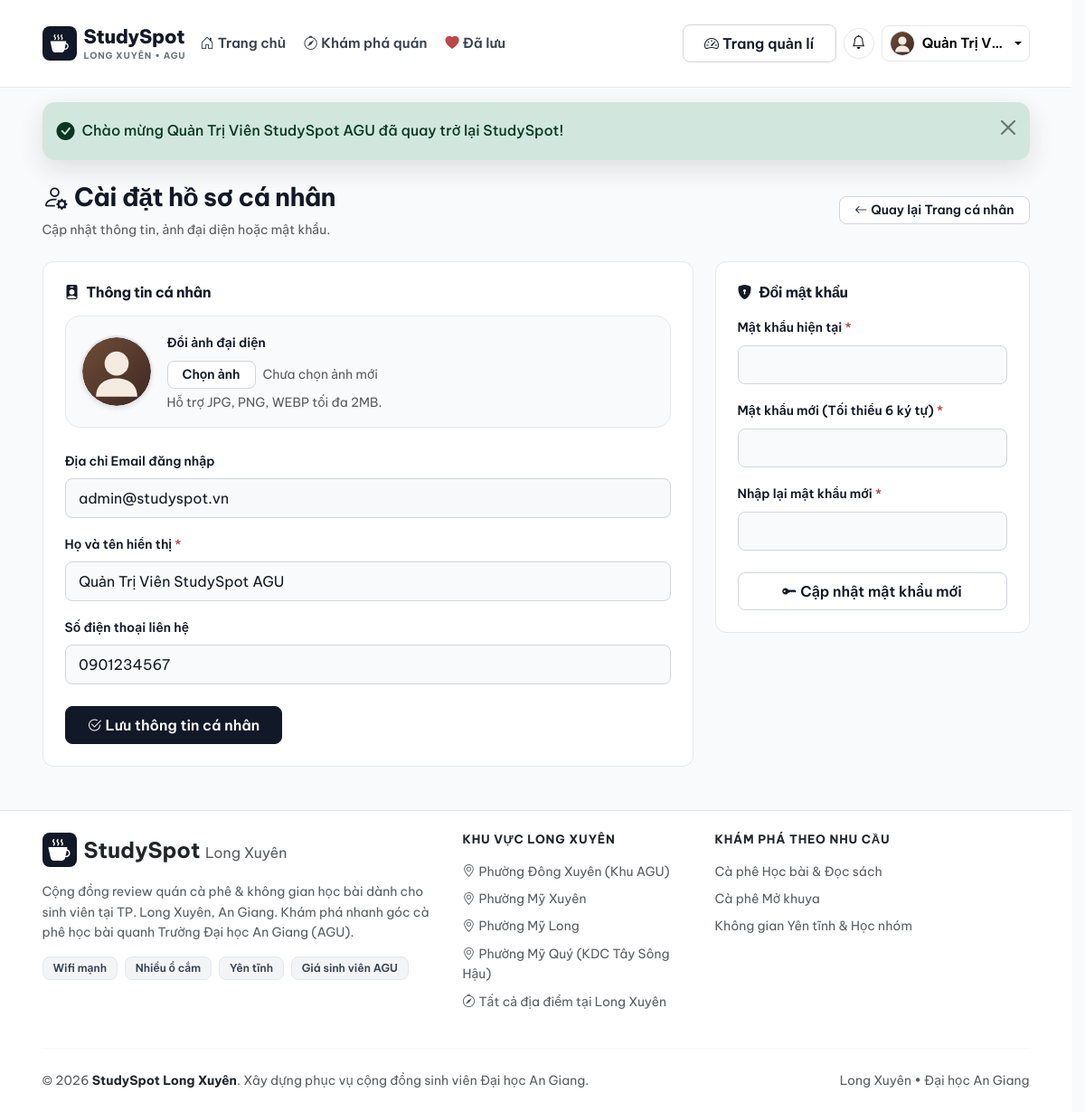
/profile/edit (signed in), run on the app's committed database.
### tables this page shows
CREATE TABLE `users` (
  `id` int(10) unsigned NOT NULL AUTO_INCREMENT,
  `name` varchar(100) NOT NULL COMMENT 'Họ và tên hiển thị',
  `email` varchar(150) NOT NULL COMMENT 'Email đăng nhập duy nhất',
  `password` varchar(255) NOT NULL COMMENT 'Mật khẩu mã hóa bằng password_hash',
  `phone` varchar(20) DEFAULT NULL COMMENT 'Số điện thoại liên hệ',
  `avatar` varchar(255) DEFAULT NULL COMMENT 'Đường dẫn ảnh đại diện',
  `role` enum('user','admin') NOT NULL DEFAULT 'user' COMMENT 'Vai trò người dùng',
  `status` enum('active','locked') NOT NULL DEFAULT 'active' COMMENT 'Trạng thái tài khoản',
  `created_at` datetime NOT NULL DEFAULT current_timestamp(),
  PRIMARY KEY (`id`),
  UNIQUE KEY `uk_users_email` (`email`),
  KEY `idx_users_role_status` (`role`,`status`)
);

### controllers/ProfileController.php (called while the page is built, shortened)
<?php
class ProfileController extends Controller
{
    private User $userModel;
    public function __construct()
    {
        $this->requireLogin();
        $this->userModel = new User();
    }
    public function edit(): void
    {
        $sessionUser = Session::user();
        $userId = (int) $sessionUser['id'];
        $user = $this->userModel->findById($userId);
        $errors = [];
        $this->render('profile/edit', [
            'pageTitle' => 'Chỉnh sửa Hồ sơ & Đổi mật khẩu',
            'user'      => $user,
            'errors'    => $errors,
        ]);
    }
}

### core/Router.php (called while the page is built, shortened)
<?php
class Router
{
    public function dispatch(): void
    {
        $actionSegment = 'index';
        $params = [];
        if (!empty($_GET['url'])) {
            $url = trim(filter_var($_GET['url'], FILTER_SANITIZE_URL), '/');
            $segments = $url !== '' ? explode('/', $url) : [];
            if (!empty($segments) && strtolower($segments[0]) === 'admin') {
                $isAdmin = true;
                array_shift($segments);
                $controllerSegment = !empty($segments[0]) ? array_shift($segments) : 'dashboard';
                $actionSegment = !empty($segments[0]) ? array_shift($segments) : 'index';
                $params = $segments;
            } else {
                $controllerSegment = !empty($segments[0]) ? array_shift($segments) : 'home';
                $actionSegment = !empty($segments[0]) ? array_shift($segments) : 'index';
                $params = $segments;
            }
        }
        $actionMethod = $this->camelCase($actionSegment);
        $controllerObject = new $controllerClass();
        call_user_func_array([$controllerObject, $actionMethod], $params);
    }
    private function studlyCase(string $value): string
    {
        $value = str_replace(['-', '_'], ' ', strtolower($value));
        return str_replace(' ', '', ucwords($value));
    }
    private function camelCase(string $value): string
    {
        return lcfirst($this->studlyCase($value));
    }
}

### index.php (called while the page is built, shortened)
<?php
require_once __DIR__ . '/helpers/functions.php';
spl_autoload_register(function (string $className): void {
    $directories = [
        ROOT_PATH . '/core/',
        ROOT_PATH . '/models/',
        ROOT_PATH . '/controllers/',
        ROOT_PATH . '/controllers/Admin/',
    ];
    foreach ($directories as $directory) {
        $file = $directory . $className . '.php';
        if (file_exists($file)) {
            return;
        }
    }
});
$router = new Router();
$router->dispatch();

### helpers/functions.php (called while the page is built, shortened)
<?php
function e(?string $value): string
{
    return htmlspecialchars((string) $value, ENT_QUOTES, 'UTF-8');
}
function base_url(string $path = ''): string
{
    return rtrim(BASE_URL, '/') . '/' . ltrim($path, '/');
}
function get_image_url(?string $path, string $type = 'place', int|string|null $seed = null): string
{
    $defaultSvg = ($type === 'avatar')
        ? 'assets/img/avatar-default.svg'
        : 'assets/img/placeholder.svg';
    if ($type === 'avatar') {
        return base_url('assets/img/avatar-default.svg');
    }
    return base_url($defaultSvg);
}

### core/Model.php (called while the page is built, shortened)
<?php
class Model
{
    protected static ?PDO $pdo = null;
    public static function getConnection(): PDO
    {
        if (self::$pdo === null) {
            $dsn = sprintf(
                'mysql:host=%s;dbname=%s;charset=%s',
                DB_HOST,
                DB_NAME,
                DB_CHARSET
            );
            $options = [
                PDO::ATTR_ERRMODE            => PDO::ERRMODE_EXCEPTION,
                PDO::ATTR_DEFAULT_FETCH_MODE => PDO::FETCH_ASSOC,
                PDO::ATTR_EMULATE_PREPARES   => false,
            ];
            try {
                self::$pdo = new PDO($dsn, DB_USER, DB_PASS, $options);
            } catch (PDOException $e) {
                http_response_code(500);
                die('<div style="font-family:sans-serif;padding:40px;text-align:center;">
                        <h2>Không thể kết nối Cơ sở dữ liệu</h2>
                        <p>Vui lòng kiểm tra MySQL trong XAMPP và đảm bảo đã tạo CSDL <strong>studyspot</strong>.</p>
                    </div>');
            }
        }
        return self::$pdo;
    }
    protected function query(string $sql, array $params = []): PDOStatement
    {
        $stmt = self::getConnection()->prepare($sql);
        $stmt->execute($params);
        return $stmt;
    }
    protected function fetchOne(string $sql, array $params = []): array|false
    {
        return $this->query($sql, $params)->fetch();
    }
}

### core/Session.php (called while the page is built, shortened)
<?php
class Session
{
    public static function isLoggedIn(): bool
    {
        return isset($_SESSION['user']) && !empty($_SESSION['user']['id']);
    }
    public static function user(): ?array
    {
        return $_SESSION['user'] ?? null;
    }
    public static function isAdmin(): bool
    {
        return self::isLoggedIn() && ($_SESSION['user']['role'] ?? '') === 'admin';
    }
}

### models/User.php (called while the page is built, shortened)
<?php
class User extends Model
{
    public function findById(int $id): array|false
    {
        $sql = 'SELECT * FROM users WHERE id = :id LIMIT 1';
        return $this->fetchOne($sql, [':id' => $id]);
    }
}

### views/profile/edit.php (the view, shortened to what this page needs)
<div class="container py-4">
    <div class="d-flex justify-content-between align-items-center mb-4 profile-edit-head">
        <div>
            <h1 class="page-title"><i class="bi bi-person-gear me-2"></i>Cài đặt hồ sơ cá nhân</h1>
            <p class="text-muted small mb-0">Cập nhật thông tin, ảnh đại diện hoặc mật khẩu.</p>
        </div>
        <a href="<?= base_url('profile') ?>" class="btn btn-sm btn-outline-coffee rounded-pill px-3">
            <i class="bi bi-arrow-left me-1"></i>Quay lại Trang cá nhân
        </a>
    </div>
    <div class="row g-4">
        <div class="col-lg-8">
            <div class="card surface-card p-4">
                <h2 class="h6 fw-bold text-coffee mb-3">
                    <i class="bi bi-person-badge-fill me-2"></i>Thông tin cá nhân
                </h2>
                <form action="<?= base_url('profile/edit') ?>" method="POST" enctype="multipart/form-data" novalidate>
                    <div class="d-flex align-items-center gap-3 mb-4 p-3 rounded-4 avatar-upload" style="background-color: #F9FAFB; border: 1px solid #E5E7EB;">
                        <img
                            src="<?= get_image_url($user['avatar'] ?? null, 'avatar') ?>"
                            id="avatarPreviewImg"
                            alt="<?= e($user['name']) ?>"
                            class="rounded-circle object-fit-cover shadow-sm"
                            style="border: 2px solid #E5E7EB;"
                            width="80"
                            height="80"
                        >
                        <div class="flex-grow-1">
                            <label for="avatarInput" class="form-label fw-semibold small mb-1">Đổi ảnh đại diện</label>
                            <div class="d-flex align-items-center gap-2">
                                <label for="avatarInput" class="btn btn-sm btn-outline-coffee rounded-pill px-3 mb-0 flex-shrink-0">Chọn ảnh</label>
                                <span id="avatarFileName" class="text-muted small text-truncate">Chưa chọn ảnh mới</span>
                            </div>
                            <?php if (isset($errors['avatar'])): ?>
                                <div class="invalid-feedback"><?= e($errors['avatar']) ?></div>
                            <?php else: ?>
                                <div class="form-text small">Hỗ trợ JPG, PNG, WEBP tối đa 2MB.</div>
                            <?php endif; ?>
                        </div>
                    </div>
                    <div class="mb-3">
                        <label class="form-label fw-semibold small">Địa chỉ Email đăng nhập</label>
                        <input type="email" class="form-control bg-light" value="<?= e($user['email']) ?>" disabled>
                    </div>
                    <div class="mb-3">
                        <label for="name" class="form-label fw-semibold small">Họ và tên hiển thị <span class="text-danger">*</span></label>
                        <input
                            type="text"
                            class="form-control <?= isset($errors['name']) ? 'is-invalid' : '' ?>"
                            id="name"
                            name="name"
                            value="<?= e($_POST['name'] ?? $user['name']) ?>"
                            required
                        >
                    </div>
                    <div class="mb-4">
                        <label for="phone" class="form-label fw-semibold small">Số điện thoại liên hệ</label>
                        <input
                            type="text"
                            class="form-control <?= isset($errors['phone']) ? 'is-invalid' : '' ?>"
                            id="phone"
                            name="phone"
                            placeholder="Nhập số điện thoại 10 chữ số"
                            value="<?= e($_POST['phone'] ?? $user['phone']) ?>"
                        >
                    </div>
                    <button type="submit" class="btn btn-coffee rounded-pill px-4 py-2">
                        <i class="bi bi-check2-circle me-1"></i>Lưu thông tin cá nhân
                    </button>
                </form>
            </div>
        </div>
        <div class="col-lg-4">
            <div class="card surface-card p-4">
                <h2 class="h6 fw-bold text-coffee mb-3">
                    <i class="bi bi-shield-lock-fill me-2"></i>Đổi mật khẩu
                </h2>
                <form action="<?= base_url('profile/edit') ?>" method="POST" novalidate>
                    <div class="mb-3">
                        <label for="current_password" class="form-label fw-semibold small">Mật khẩu hiện tại <span class="text-danger">*</span></label>
                        <input
                            type="password"
                            class="form-control <?= isset($errors['current_password']) ? 'is-invalid' : '' ?>"
                            id="current_password"
                            name="current_password"
                            required
                        >
                    </div>
                    <div class="mb-3">
                        <label for="new_password" class="form-label fw-semibold small">Mật khẩu mới (Tối thiểu 6 ký tự) <span class="text-danger">*</span></label>
                        <input
                            type="password"
                            class="form-control <?= isset($errors['new_password']) ? 'is-invalid' : '' ?>"
                            id="new_password"
                            name="new_password"
                            required
                            minlength="6"
                        >
                    </div>
                    <div class="mb-4">
                        <label for="confirm_password" class="form-label fw-semibold small">Nhập lại mật khẩu mới <span class="text-danger">*</span></label>
                        <input
                            type="password"
                            class="form-control <?= isset($errors['confirm_password']) ? 'is-invalid' : '' ?>"
                            id="confirm_password"
                            name="confirm_password"
                            required
                            minlength="6"
                        >
                    </div>
                    <button type="submit" class="btn btn-outline-coffee rounded-pill w-100 py-2">
                        <i class="bi bi-key-fill me-1"></i>Cập nhật mật khẩu mới
                    </button>
                </form>
            </div>
        </div>
    </div>
</div>

### views/layouts/header.php (shortened to what this page needs)
<?php
$currentUser = Session::user();
$currentUrl = $_GET['url'] ?? '';
?>
<header class="sticky-top navbar-warm">
    <nav class="navbar navbar-expand-lg py-2">
        <div class="container">
            <a class="navbar-brand d-flex align-items-center gap-2 text-decoration-none me-2" href="<?= base_url() ?>">
                <span class="brand-badge d-inline-flex align-items-center justify-content-center rounded-3 text-white">
                    <i class="bi bi-cup-hot-fill"></i>
                </span>
                <div class="d-flex flex-column brand-title-group">
                    <span class="brand-title">StudySpot</span>
                    <small class="brand-subtitle">LONG XUYÊN • AGU</small>
                </div>
            </a>
            <?php if (Session::isLoggedIn()): ?>
                    <?php require ROOT_PATH . '/views/layouts/notification_bell.php'; ?>
            <?php endif; ?>
            <div class="collapse navbar-collapse d-none d-lg-flex" id="mainNavbar">
                <ul class="navbar-nav me-auto mb-2 mb-lg-0 gap-lg-1 flex-lg-nowrap">
                    <li class="nav-item">
                        <a class="nav-link text-nowrap <?= ($currentUrl === '' || $currentUrl === 'home') ? 'active' : '' ?>" href="<?= base_url() ?>">
                            <i class="bi bi-house-door me-1"></i>Trang chủ
                        </a>
                    </li>
                    <li class="nav-item">
                        <a class="nav-link text-nowrap <?= str_starts_with($currentUrl, 'place') ? 'active' : '' ?>" href="<?= base_url('place') ?>">
                            <i class="bi bi-compass me-1"></i>Khám phá quán
                        </a>
                    </li>
                    <?php if (Session::isLoggedIn()): ?>
                        <li class="nav-item">
                            <a class="nav-link text-nowrap <?= str_starts_with($currentUrl, 'favorite') ? 'active' : '' ?>" href="<?= base_url('favorite') ?>">
                                <i class="bi bi-heart-fill me-1 text-crimson"></i>Đã lưu
                            </a>
                        </li>
                    <?php endif; ?>
                </ul>
                <div class="d-none d-lg-flex align-items-center gap-2 mt-2 mt-lg-0 flex-nowrap flex-shrink-0">
                    <?php if (Session::isLoggedIn() && !empty($currentUser)): ?>
                        <?php if (Session::isAdmin()): ?>
                            <a href="<?= base_url('admin/dashboard') ?>" class="btn btn-sm btn-outline-coffee rounded-pill px-3 text-nowrap flex-shrink-0 header-switch-btn" title="Vào trang quản lí">
                                <i class="bi bi-speedometer2 me-1"></i>Trang quản lí
                            </a>
                        <?php endif; ?>
                        <?php require ROOT_PATH . '/views/layouts/notification_bell.php'; ?>
                        <div class="dropdown flex-shrink-0">
                            <a class="btn btn-light btn-sm dropdown-toggle d-flex align-items-center gap-2 border rounded-pill px-2 py-1 bg-white shadow-xs text-nowrap header-account-btn" href="#" role="button" data-bs-toggle="dropdown" aria-expanded="false">
                                <img src="<?= get_image_url($currentUser['avatar'] ?? null, 'avatar') ?>" alt="<?= e($currentUser['name']) ?>" class="rounded-circle object-fit-cover border" width="28" height="28">
                                <span class="small fw-semibold text-truncate d-inline-block" style="max-width: 90px;"><?= e($currentUser['name']) ?></span>
                            </a>
                        </div>
                    <?php endif; ?>
                </div>
            </div>
        </div>
    </nav>
</header>

### data on the page
users: name "Quản Trị V…", email "admin@studyspot.vn", name "Quản Trị Viên StudySpot AGU", phone "0901234567"

### other printed values
$flash['message'] "Chào mừng Quản Trị Viên StudySpot AGU đã quay trở lại StudySpot!"
SITE_SLOGAN "Cộng đồng review quán cà phê & không gian học bài dành cho sinh viên"
SITE_NAME "StudySpot"
